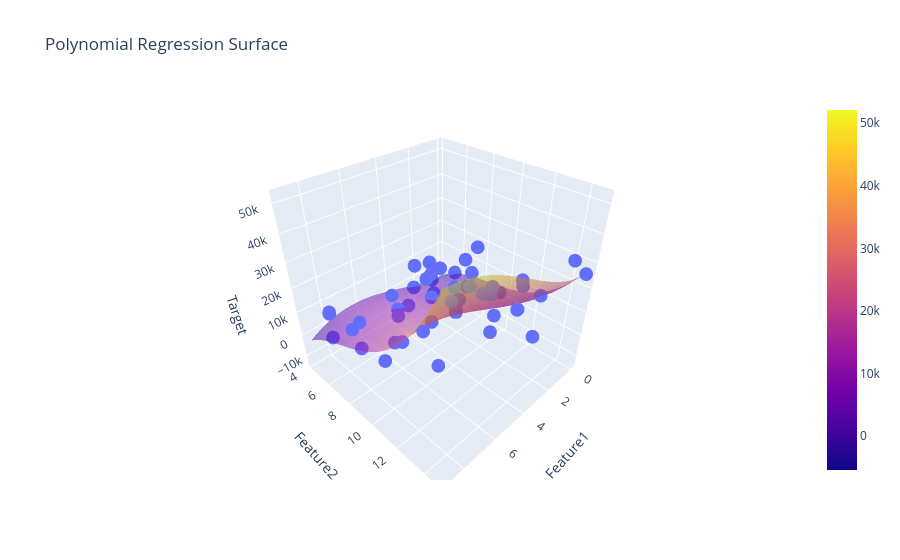

The notebook cell this image was saved under:
### Markdown cell above
<a class="anchor" id="example2"></a>
## 2.3 Examples

### Code cell
# Generate data
np.random.seed(1336)
n = 50
x1 = np.random.randint(0, 10, n)
x2 = np.random.uniform(4, 15, n)
sigma = 9000
error = np.random.randn(n) * sigma

x = np.column_stack((x1, x2))
degree = 3

# Polynomial features
poly = PolynomialFeatures(degree)
X_poly = poly.fit_transform(x)

# True model
p = poly.n_features_in_ # number of input features
true_theta = np.random.uniform(3, 9, poly.n_output_features_) # poly.n_output_features_ = comb(p + degree, degree)
print(f"Number of output features from {p} input features is {comb(p + degree, degree)}\n")
y = X_poly @ true_theta + error

# Grid for plotting
grid_x1, grid_x2 = np.meshgrid(
    np.linspace(x1.min(), x1.max(), 30),
    np.linspace(x2.min(), x2.max(), 30)
)

grid_points = np.column_stack((grid_x1.ravel(), grid_x2.ravel()))
grid_X_poly = poly.transform(grid_points)

# Fit model (Normal Equation)
theta = np.linalg.inv(X_poly.T @ X_poly) @ X_poly.T @ y
print("Manual theta:\n", theta)
print()

# Completely self built matrix
X_phi = Phi_2d(x,degree)
print("Completely manual theta:\n", np.linalg.inv(X_phi.T @ X_phi) @ X_phi.T @ y)
print()

# or sklearn
model = LinearRegression(fit_intercept=False)
model.fit(X_poly, y)
print("Library theta:\n", model.coef_)
print()


# Predict surface
surface = (grid_X_poly @ theta).reshape(grid_x1.shape)

# Plot
fig = px.scatter_3d(
    x=x1, y=x2, z=y,
    title="Polynomial Regression Surface",
    labels={'x': 'Feature1', 'y': 'Feature2', 'z': 'Target'}
)

fig.add_trace(go.Surface(
    x=grid_x1,
    y=grid_x2,
    z=surface,
    opacity=0.5
))

fig.show()

### Figure 1 — Plotly figure (JSON) as saved in the notebook; plotly's stock layout.template omitted (floating-point values rounded to 4 significant figures; data arrays with more than 128 entries replaced by an {"elided": "..."} marker saying what was removed)
{"data": [{"hovertemplate": "Feature1=%{x}<br>Feature2=%{y}<br>Target=%{z}<extra></extra>", "legendgroup": "", "marker": {"color": "#636efa", "symbol": "circle"}, "mode": "markers", "name": "", "scene": "scene", "showlegend": false, "type": "scatter3d", "x": [4, 3, 1, 4, 8, 7, 0, 3, 1, 4, 3, 1, 3, 3, 8, 4, 6, 7, 8, 9, 2, 3, 3, 6, 1, 8, 6, 3, 4, 8, 6, 9, 0, 2, 1, 2, 2, 5, 4, 4, 2, 1, 3, 0, 8, 7, 0, 0, 0, 9], "y": [11.83, 8.941, 4.638, 8.122, 7.556, 13.72, 6.637, 11.45, 14.62, 8.099, 5.238, 10.01, 13.3, 13.19, 10.51, 12.47, 7.934, 9.6, 4.602, 13.82, 6.456, 8.79, 11.52, 11.03, 4.455, 7.688, 7.489, 13.37, 6.742, 4.669, 7.925, 8.844, 7.44, 13.6, 6.779, 8.139, 8.944, 14.75, 9.711, 7.706, 13.72, 4.243, 4.615, 14.79, 4.666, 11.82, 5.533, 9.449, 7.056, 11.24], "z": [23360.0, 3576.0, -10100.0, 10130.0, 2261.0, 50200.0, -4024.0, 18220.0, 33420.0, -1189.0, 1984.0, -3837.0, 29310.0, 17710.0, 16410.0, 10200.0, 12150.0, 8507.0, -4252.0, 37400.0, 11140.0, 12930.0, 21530.0, -902.0, -3584.0, 13870.0, 16330.0, 27360.0, 19540.0, 6922.0, 9139.0, 19570.0, 16980.0, 3624.0, -13350.0, 1527.0, 10210.0, 31090.0, 13460.0, 16740.0, 21180.0, 4574.0, -9082.0, 25680.0, 7577.0, 40630.0, -163.4, 1743.0, 4104.0, 17080.0]}, {"opacity": 0.5, "type": "surface", "x": {"elided": "30x30 float values"}, "y": {"elided": "30x30 float values"}, "z": {"elided": "30x30 float values"}}], "layout": {"legend": {"tracegroupgap": 0}, "scene": {"domain": {"x": [0, 1], "y": [0, 1]}, "xaxis": {"title": {"text": "Feature1"}}, "yaxis": {"title": {"text": "Feature2"}}, "zaxis": {"title": {"text": "Target"}}}, "title": {"text": "Polynomial Regression Surface"}}}
